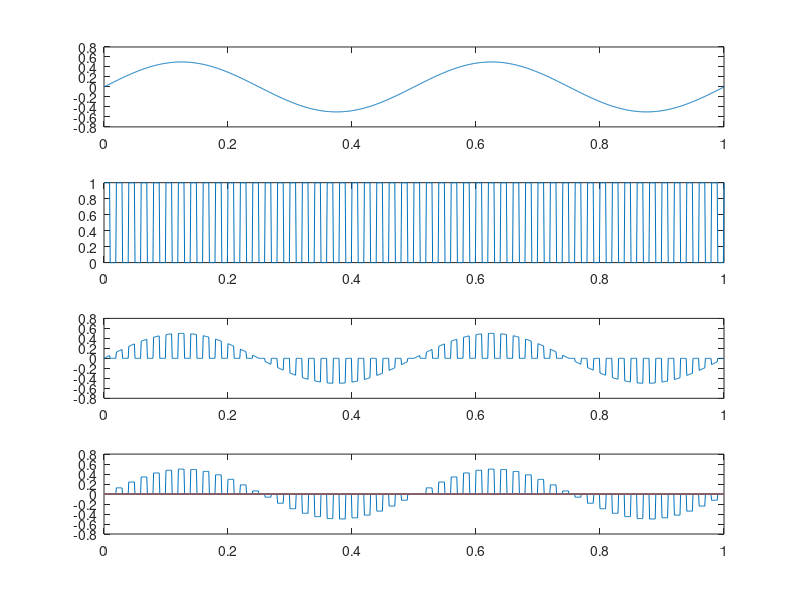

This figure's MATLAB source:
fm =2;
fs = 1000;
t = 0:1/fs:1;
m = 0.5 * sin(2*pi*fm*t);

fc = 50;
c = (square(2*pi*fc*t)+1) * 0.5;

pam_natural = m .* c;

pam_flat = zeros(length(t));
for i=1:length(t)
    if c(i)> 0
        if(i==1 || c(i-1)==0)
            hold_value = m(i);
        end
        pam_flat(i) = hold_value;
    end
end

subplot(4,1,1);
plot(t,m);

subplot(4,1,2);
plot(t,c);

subplot(4,1,3);
plot(t,pam_natural);

subplot(4,1,4);
plot(t,pam_flat);
